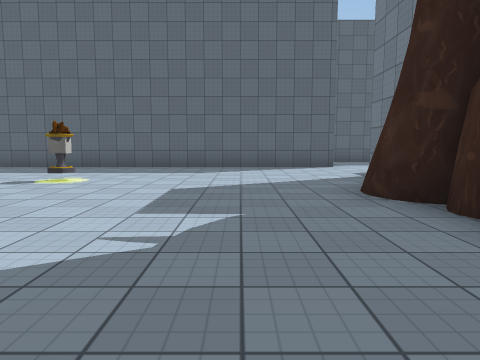
View 1 (above)

16 first-person views from a walk through a Unity game level. The camera is 1.3 m above the floor, tilts 6° down and sees 70° across. The floor is counted in squares, 2 m on a side. Each view is taken from the middle of a square. On the plan, view 1 faces up. The plan holds only what a view shows up to about 10 squares ahead; the rest is blank. The place goes on beyond the plan. The player is left out. Some surface patterns are stand-ins.

View 2
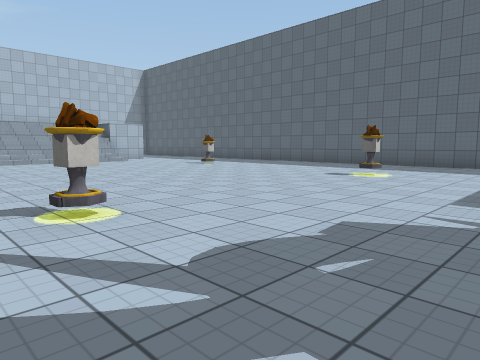

View 3
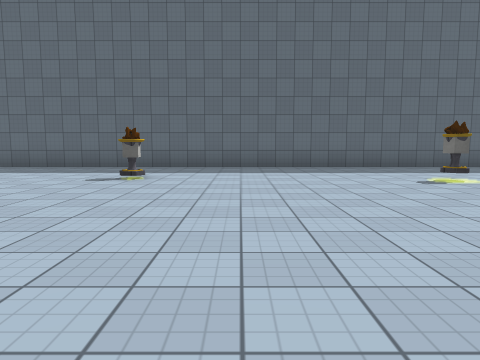

View 4
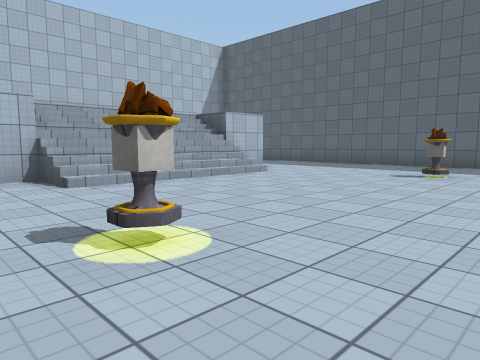

View 5
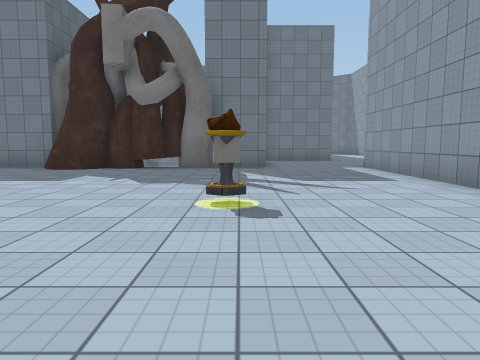

View 6
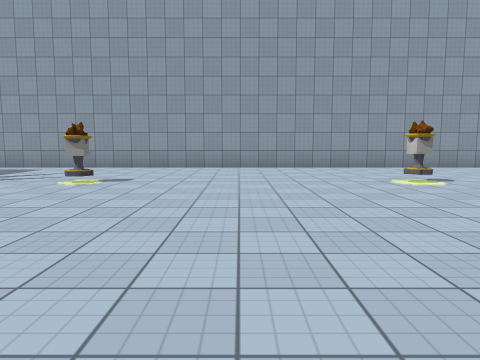

View 7
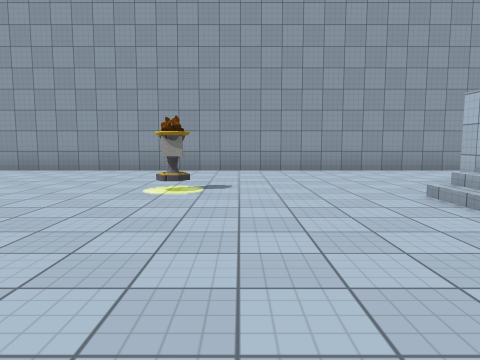

View 8
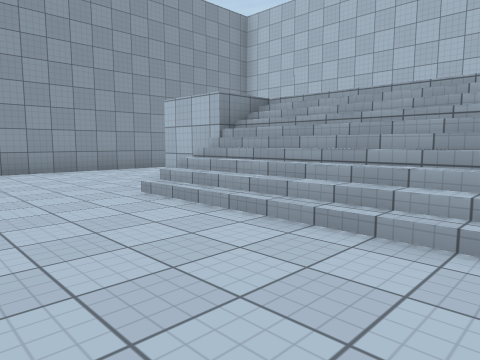

View 9
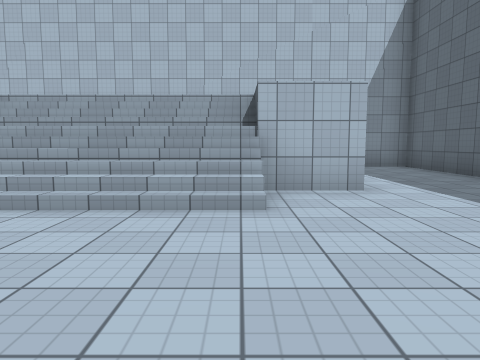

View 10
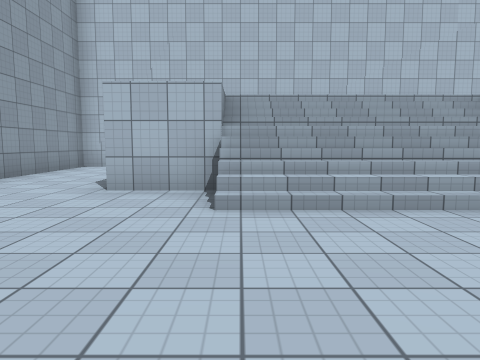

View 11
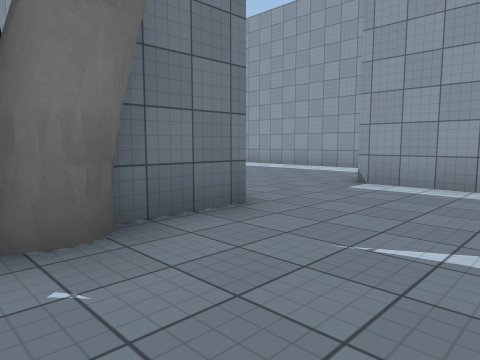

View 12
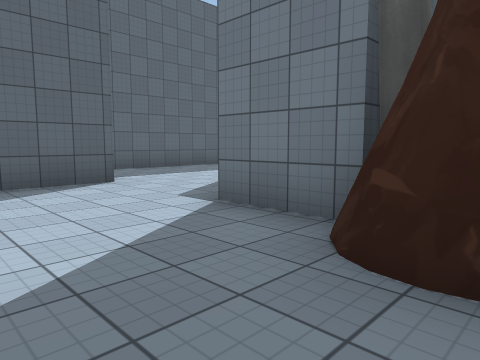

View 13
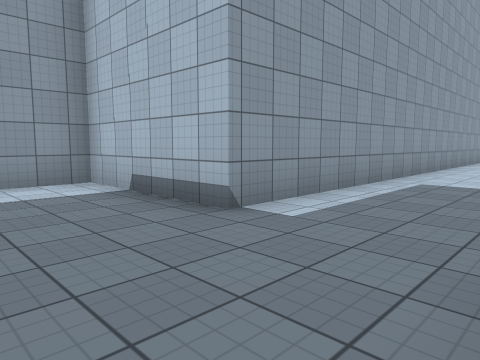

View 14
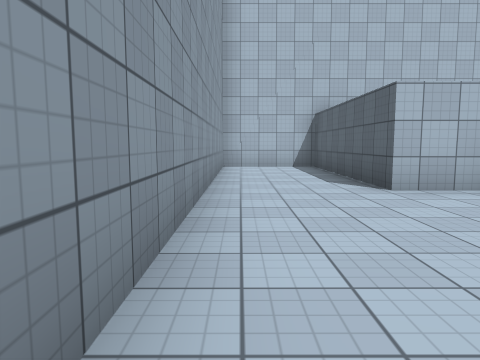

View 15
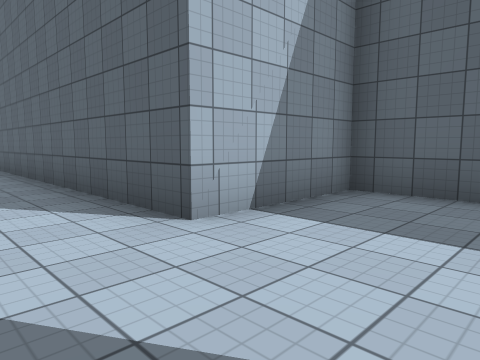

View 16
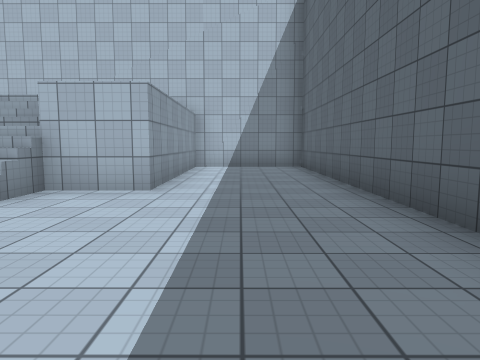

### Floor plan
Key: @ floor where view 1 was taken; # wall or solid block; . floor; / step, stairs or slope; v drop or lower ground; O other object.
Columns run from 19 left of view 1 to 5 right of it. Each row starts with its distance up from view 1.
 13                      ####
 12                      #...
 11                      #...
 10 ######################...
  9 #........................
  8 #........................
  7 #.....................#
  6 #    /....O.....O.....#
  5 #   ///..............##
  4 #   ///..............#
  3 #   ///..............#
  2 #   ///..............##
  1 #   ///..............##
  0 #    /....O.....O..@..#
 -1 ##vvv#...................
 -2 #........................
 -3 #........................
 -4 ######################...
 -5                      #...
 -6                      #...
 -7                      ####

Where each view was taken, in squares from view 1:
view 1: 0 up, 0 right, facing up
view 2: 1 down, 0 right, facing up-left
view 3: 0 up, 7 left, facing up
view 4: 1 down, 7 left, facing up-left
view 5: 0 up, 7 left, facing right
view 6: 6 up, 6 left, facing down
view 7: 5 up, 10 left, facing down
view 8: 5 up, 10 left, facing down-left
view 9: 5 up, 9 left, facing left
view 10: 1 up, 9 left, facing left
view 11: 2 up, 0 right, facing down-right
view 12: 4 up, 0 right, facing up-right
view 13: 1 down, 5 right, facing down-left
view 14: 3 down, 9 left, facing left
view 15: 8 up, 5 right, facing up-left
view 16: 8 up, 9 left, facing left
